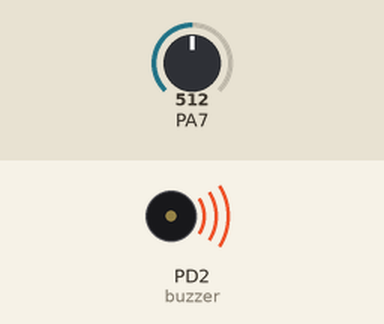
Recording of a program running on a simulated ATmega32, built with avr-gcc and emulated at 16 MHz. Parts: buzzer (waves = sounding, pin HIGH). Inputs (shaded band) come from the test bench; at power-on: PA7 = 512.

Above: at 1.2 s.
1.3 s: PA7 set to 196
2.8 s: PA7 set to 167
At 3.7 s:
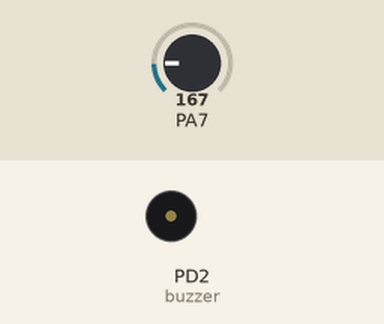
4.3 s: PA7 set to 306
At 4.8 s:
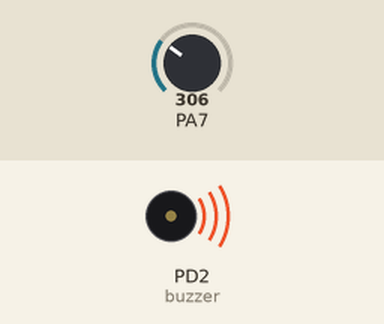
5.8 s: PA7 set to 122
At 7.2 s:
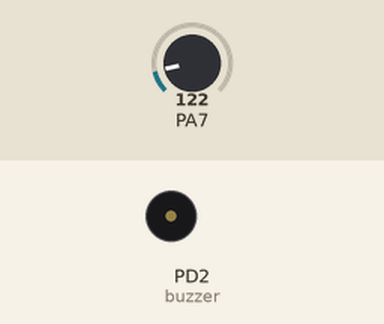
Timing chart, 0 to 8.3 s (numbered marks = the images above; inputs shaded):
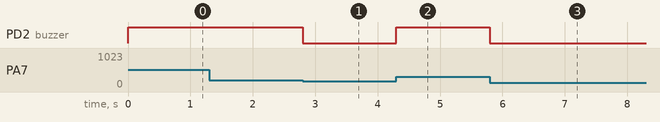

The program:

main.c
```c
#define get_bit(reg,bitnum) ((reg & (1<<bitnum))>>bitnum)
#define F_CPU 16000000
#include <avr/io.h>


int main(void)

{
	int ADCOut=0;

	char Temperature;

	DDRD=0b0000100; // set pin 3 on port D as output to control the buzzer

	DDRA&=~(1<<7);

	ADMUX=0b11000111;

	ADCSRA=0b10000111;


	while(1)

	{

		ADCSRA|=(1<<6); //Set bit 6 n ADCSRA to start conversion

		while(get_bit(ADCSRA,6)==1) // poll bit 6 n ADCSRA till it is back to zero again

		{

		}


		ADCOut=ADCL|(ADCH<<8); // Save the ADC reading into an integer variable ADCOut. The ADCL must be read first as written here.

		Temperature=ADCOut/4; // Calculate Temperature


		if (Temperature>45) // Check if temperature is above 45 Celsius degrees

		{

			PORTD|=(1<<2); //turn on the buzzer

		}

		else

		{

			PORTD&=~(1<<2); //turn off the buzzer

		}

	}

}
```

Measured:
- the behaviour switches between 184 and 183 on PA7 (found by bisection; images 0 and 1)
- after the input at 1.3 s, every drawn part: stays the same
- after the input at 2.8 s, PD2 (buzzer): HIGH → LOW at once
- after the input at 4.3 s, PD2 (buzzer): LOW → HIGH at once
- after the input at 5.8 s, PD2 (buzzer): HIGH → LOW at once
